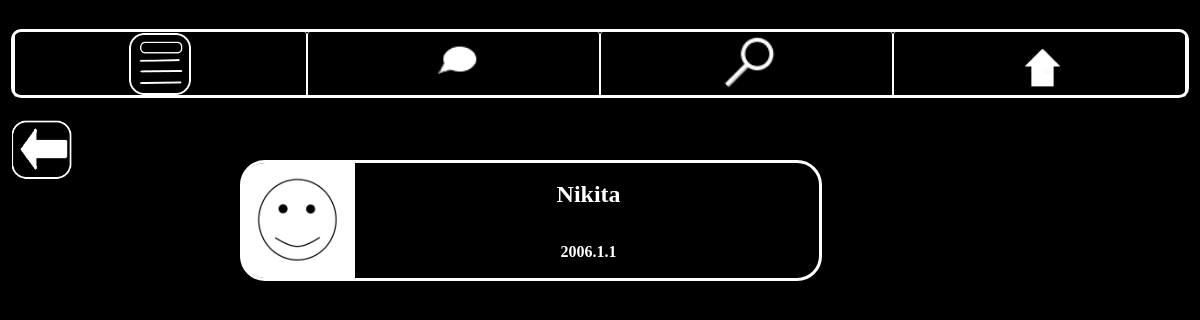
The app's page /friends/1 (signed in) with its own data.
### tables this page shows
CREATE TABLE Users (id INTEGER PRIMARY KEY ASC AUTOINCREMENT UNIQUE NOT NULL, NAME STRING UNIQUE NOT NULL, PASSWORD STRING NOT NULL, MAIL TEXT, DATE DATE, PHOTO TEXT DEFAULT ('default.png'), SUBSCRIPTIONS TEXT, SUBSCRIBERS TEXT);

### BuZZ.py (the view, shortened to what this page needs)
@app.route('/friends/<int:u_id>', methods=['POST', 'GET'])
def user_friends(u_id):
    if request.method == 'GET':
        if check_cookies(request):
            friends = friends_of(u_id)
            con = sqlite3.connect("source/main.db")
            cur = con.cursor()
            result = [list(i) for i in cur.execute(f"""SELECT * FROM Users WHERE id IN ({','.join(tuple([str(i) for i in friends]))})""").fetchall()]
            con.close()
            result = [[i[1], i[4], i[5], i[0]] for i in result]
            param = {}
            param['friends'] = url_for('static', filename='friends.png')
            param['messages'] = url_for('static', filename='messages.png')
            param['home'] = url_for('static', filename='home.png')
            param['news'] = url_for('static', filename='news.png')
            param['style'] = url_for('static', filename='doc.css')
            param['arrow'] = url_for('static', filename='arrow.png')
            param['friends_of_user'] = result
            return render_template('user_friends.html', **param)
        else:
            return make_response(redirect('/'))

### BuZZ.py (called while the page is built)
def friends_of(user_id):
    res = []
    con = sqlite3.connect("source/main.db")
    cur = con.cursor()
    user_subscriptions = int_m(cur.execute(f"""SELECT SUBSCRIPTIONS FROM Users
    WHERE id={user_id}""").fetchall())
    user_subscribers = int_m(cur.execute(f"""SELECT SUBSCRIBERS FROM Users
    WHERE id={user_id}""").fetchall())
    for i in user_subscriptions:
        if i in user_subscribers:
            res.append(i)
    con.close()
    return res

def user_in_base(a):
    con = sqlite3.connect("source/main.db")
    cur = con.cursor()
    result = [i[1].lower() for i in cur.execute("""SELECT * FROM Users""").fetchall()]
    if a.lower() in result:
        con.close()
        return True
    con.close()
    return False

def check_password(user, pas):
    if user_in_base(user):
        con = sqlite3.connect("source/main.db")
        cur = con.cursor()
        result = cur.execute(f"""SELECT PASSWORD FROM Users
                    WHERE NAME = '{user}'""").fetchone()[0]
        if result == pas:
            return True
        return False
    else:
        return False

def check_cookies(request):
    a, b = request.cookies.get('name'), request.cookies.get('password')
    if a and b:
        if check_password(a, b):
            return True
        return False
    return False

def int_m(a):
    b = a[0][0]
    if b == '':
        return []
    return [int(i) for i in b.split(',')]

### templates/user_friends.html (shortened to what this page needs)
<html>
<head>
<link rel="stylesheet" href='{{ style }}'/>
</head>
<body>
<form id="form" method="post">
<center>
<div style="width: 99%; height: 8%; border: 3px solid white; border-radius: 10px; display: flex; flex-flow: row; font-size: 53px; color: white">
  <div style="flex: 1" class="inblock" onclick="butt.value = 'news'; form.submit();"><img src="{{ news }}" style="height: 99%"></div>
  <div style="flex: 1" class="inblock" onclick="butt.value = 'messages'; form.submit();"><img src="{{ messages }}" style="height: 99%"></div>
  <div style="flex: 1" class="inblock" onclick="butt.value = 'friends'; form.submit();"><img src="{{ friends }}" style="height: 99%"></div>
  <div style="flex: 1" class="inblock" onclick="butt.value = 'home'; form.submit();"><img src="{{ home }}" style="height: 99%"></div>
</div>
</center>
<div onclick="butt.value = 'arrow'; form.submit();"><img src="{{ arrow }}" style="width: 5%; position: absolute; top:15%; left: 1%"></div>
<div style="top: 20%; width:60%; position:absolute; left:20%;">
{% for i in friends_of_user%}
<div onclick="butt.value = 'redirect_{{ i[3] }}'; form.submit();" style="width: 80%; height: 20%; border: 3px solid white; border-radius: 25px; display: flex; flex-flow: row; margin-bottom: 30px">
<img src="/static/user_photos/{{ i[2] }}" style="width:20%; border-bottom-left-radius: 25px; border-top-left-radius: 25px; position: relative; left: -3px;">
<div style="display: flex; flex-flow: column; flex: 1"><h2 style="margin: auto">{{ i[0] }}</h2><h4 style="margin: auto">{{ i[1] }}</h4></div></div>
{% endfor %}
</div>
</form>
</body>
</html>

### static/doc.css (style rules this page uses)
body { background-color:black; color:white; cursor: crosshair }
.inblock { height: 100%; text-align: center; border-left: 1px solid white; border-right: 1px solid white; border-radius: 3px; padding: 1px; }

### records on screen
Users: PHOTO (placeholder picture), NAME "Nikita", DATE "2006.1.1"
